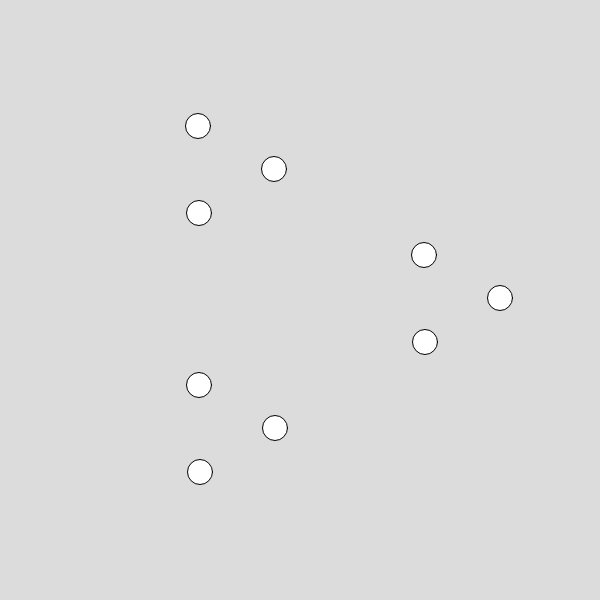
Frame 1 (no input)
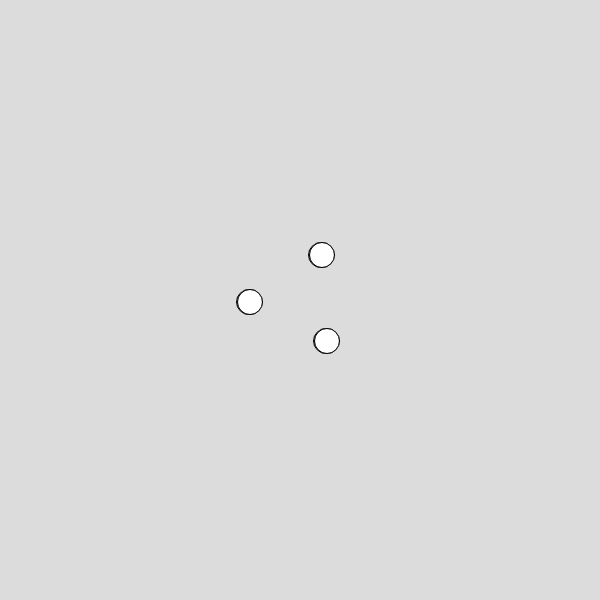
Frame 60 (no input)
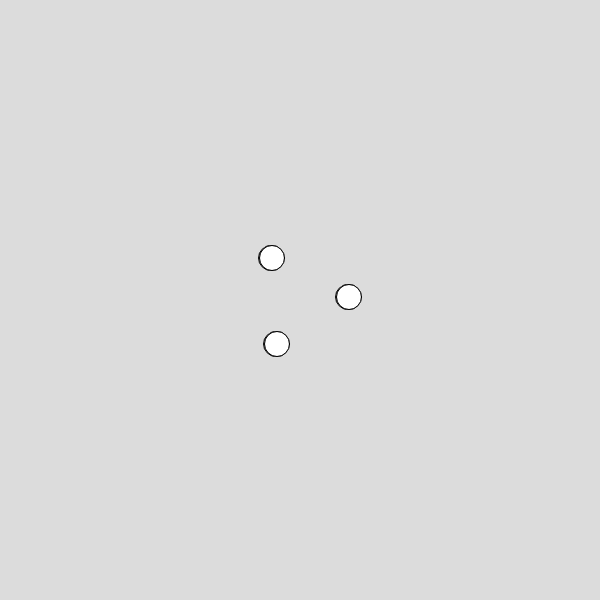
Frame 120 (the mouse pressed at the canvas centre since frame 60)

The p5.js sketch that drew these frames (run headless with seeded random() and noise() and a simulated clock; from frame 60 on, the mouse is pressed at the canvas centre):

// p5.js sketch
// ── sketch.js
let H = 600
let W = 600
let center_x = H / 2
let center_y = W / 2
var circles = []
var bc1_x, bc1_y, bc2_x, bc2_y, bc3_x, bc3_y, x_to_update, y_to_update
var speed_big_circle = 3



function setup() {
  createCanvas(H, W);

  // Quero três circulos ao redor do ponto central da tela (center_x, center_y)
  var biggest_circle_radius = 300;
  var bc1_r = 120;
  var bc2_r = 240;
  var bc3_r = 360;

  [bc1_x, bc1_y] = get_coord_radial(center_x, center_y, biggest_circle_radius, bc1_r);
  [bc2_x, bc2_y] = get_coord_radial(center_x, center_y, biggest_circle_radius, bc2_r);
  [bc3_x, bc3_y] = get_coord_radial(center_x, center_y, biggest_circle_radius, bc3_r);

  circles = [
    //params(x, y, speed_small, speed_big, radius_big, radius_small)
    new big_circle(bc1_x, bc1_y, 3, 100, 25),
    new big_circle(bc2_x, bc2_y, 3, 100, 25),
    new big_circle(bc3_x, bc3_y, 3, 100, 25)
  ]

  // Velocidade que os circulos grandes movem
}

function draw() {
  background(220);
  for (let i = 0; i < circles.length; i++) {
    circles[i].draw_circles();
    circles[i].move_small_circles();
    [x_before, y_before] = circles[i].get_big_circle_coord();
    console.log(x_before, y_before)
    radius_rad_before = get_radius_of_point(center_x, center_y, x_before, y_before);
    radius_deg_before = radians_to_degrees(radius_rad_before);
    [x_after, y_after] = update_coord(center_x, center_y, x_before, y_before, radius_deg_before, speed_big_circle);
    circles[i].set_big_circle_coord(x_after, y_after);
  }
}

function get_coord_radial(x_center, y_center, distance, degrees) {
  theta = degrees_to_radians(degrees)
  x = x_center + Math.floor(distance / 2 * Math.cos(theta));
  y = y_center + Math.floor(distance / 2 * Math.sin(theta));
  return [x, y]
}


function degrees_to_radians(degrees) {
  var pi = Math.PI;
  return degrees * (pi / 180);
}

function update_coord(center_x, center_y, p_x, p_y, curr_deg, vel) {
  vx = p_x - center_x;
  vy = p_y - center_y;
  distance = Math.sqrt(vx * vx + vy * vy);
  new_deg = curr_deg + vel;
  [new_px, new_py] = get_coord_radial(center_x, center_y, distance, new_deg);
  return [new_px, new_py]
}

function get_radius_of_point(center_x, center_y, p_x, p_y) {
  custom_x = center_x - p_x
  custom_y = center_y - p_y
  tetha = Math.atan2(custom_x, custom_y)
  return tetha
  // vx = p_x - center_x;
  // vy = p_y - center_y;
  // distance = Math.sqrt(vx * vx + vy * vy);
  // tetha = Math.acos(  (2*(p_x - center_x))/distance  )
  // return tetha
}
  
function radians_to_degrees(radians)
{
  var pi = Math.PI;
  return radians * (180/pi);
}


class big_circle {
  constructor(x, y, speed_small_circle, radius_big_circle, radius_small_circle) {
    this.x = x;
    this.y = y;
    this.radius_big_circle = radius_big_circle;
    this.radius_small_circle = radius_small_circle;
    this.speed_small_circle = speed_small_circle
    // Esse é o inicio dos angulos dos circulos pequenos, quero equidistantes, ou seja 360/3
    this.deg1 = 120;
    this.deg2 = 240;
    this.deg3 = 360;
    // Inicio das posicoes do circulo pequeno
    this.c1_x = 0
    this.c1_y = 0
    this.c2_x = 0
    this.c2_y = 0
    this.c3_x = 0
    this.c3_y = 0
  }

  draw_circles() {
    [this.c1_x, this.c1_y] = get_coord_radial(this.x, this.y, this.radius_big_circle, this.deg1);
    [this.c2_x, this.c2_y] = get_coord_radial(this.x, this.y, this.radius_big_circle, this.deg2);
    [this.c3_x, this.c3_y] = get_coord_radial(this.x, this.y, this.radius_big_circle, this.deg3);
    //console.log(this.c1_x, this.c1_y)
    circle(this.c1_x, this.c1_y, this.radius_small_circle);
    circle(this.c2_x, this.c2_y, this.radius_small_circle);
    circle(this.c3_x, this.c3_y, this.radius_small_circle);
  }

  move_small_circles() {
    this.deg1 = this.deg1 + this.speed_small_circle;
    this.deg2 = this.deg2 + this.speed_small_circle;
    this.deg3 = this.deg3 + this.speed_small_circle;
  }

  get_big_circle_coord() {
    return [this.x, this.y]
  }
  set_big_circle_coord(x, y) {
    this.x = x
    this.y = y
  }

}
